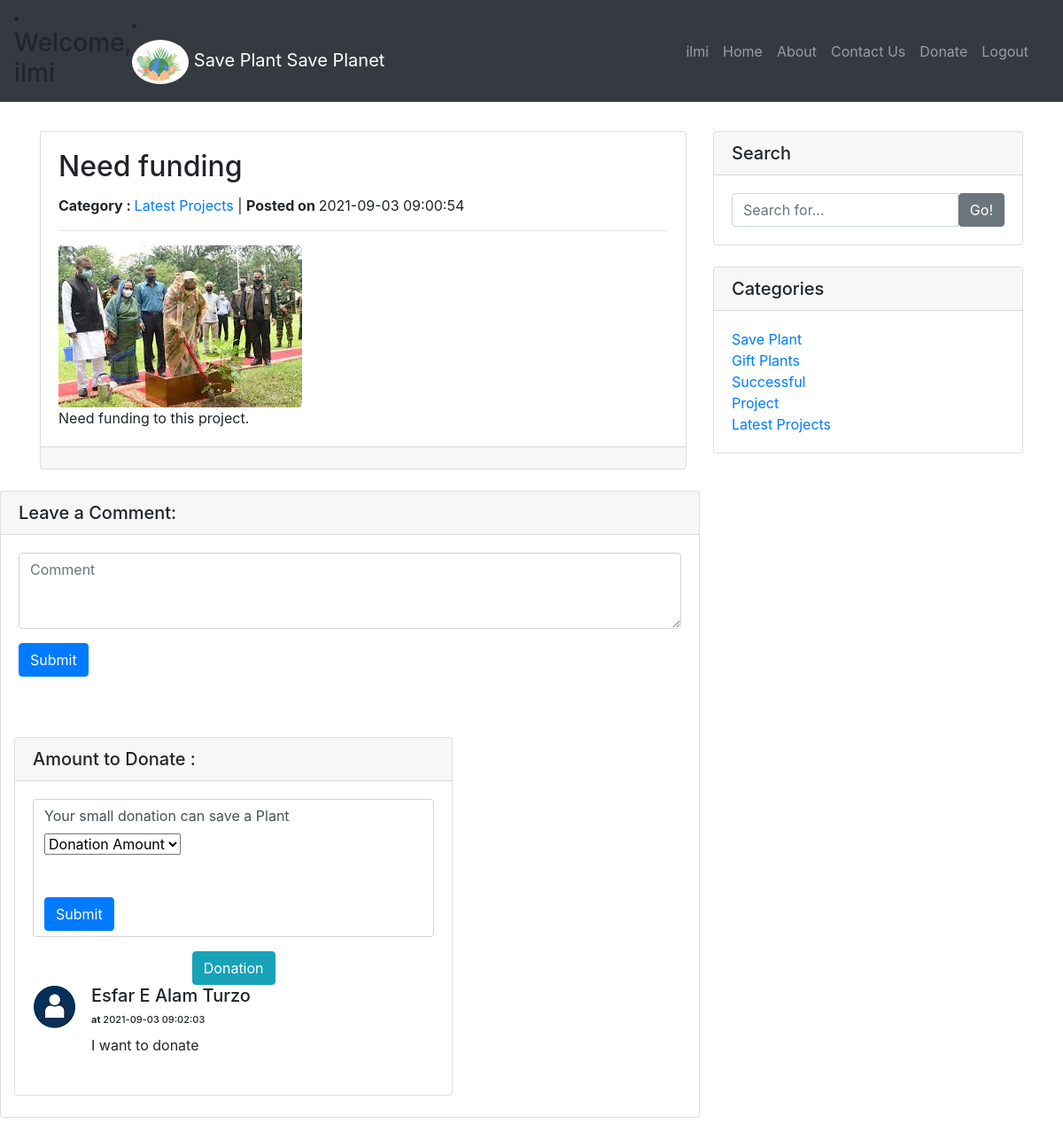
Screenshot of /views/news-details?nid=57 (signed in) with the database file from the repository.
### tables this page shows
CREATE TABLE `tblposts` (
  `id` int(11) NOT NULL,
  `PostTitle` longtext DEFAULT NULL,
  `CategoryId` int(11) DEFAULT NULL,
  `SubCategoryId` int(11) DEFAULT NULL,
  `PostDetails` longtext DEFAULT NULL,
  `PostingDate` timestamp NULL DEFAULT current_timestamp(),
  `UpdationDate` timestamp NULL DEFAULT NULL ON UPDATE current_timestamp(),
  `Is_Active` int(1) DEFAULT NULL,
  `PostUrl` mediumtext DEFAULT NULL,
  `PostImage` varchar(255) DEFAULT NULL
);

CREATE TABLE `tblcategory` (
  `id` int(11) NOT NULL,
  `CategoryName` varchar(200) DEFAULT NULL,
  `Description` mediumtext DEFAULT NULL,
  `PostingDate` timestamp NULL DEFAULT current_timestamp(),
  `UpdationDate` timestamp NULL DEFAULT NULL,
  `Is_Active` int(1) DEFAULT NULL
);

CREATE TABLE `tblcomments` (
  `id` int(11) NOT NULL,
  `postId` char(11) DEFAULT NULL,
  `name` varchar(120) DEFAULT NULL,
  `email` varchar(150) DEFAULT NULL,
  `comment` mediumtext DEFAULT NULL,
  `postingDate` timestamp NULL DEFAULT current_timestamp(),
  `status` int(1) DEFAULT NULL
);

### views/news-details.php (the view, shortened to what this page needs)
<?php include('../controllers/donatePosting.php');?>
<!DOCTYPE html>
<html lang="en">
  <head>
    <link href="vendor/bootstrap/css/bootstrap.min.css" rel="stylesheet">
    <link href="css/modern-business.css" rel="stylesheet">
  </head>
  <body>
   <?php include('includes/feedheader.php');?>
<br>
<br>
    <div class="container">
      <div class="row" style="margin-top: 4%">
        <div class="col-md-8">
<?php
$pid=intval($_GET['nid']);
 $query=mysqli_query($con,"select tblposts.PostTitle as posttitle,tblposts.PostImage,tblcategory.CategoryName as category,tblcategory.id as cid,tblsubcategory.Subcategory as subcategory,tblposts.PostDetails as postdetails,tblposts.PostingDate as postingdate,tblposts.PostUrl as url from tblposts left join tblcategory on tblcategory.id=tblposts.CategoryId left join  tblsubcategory on  tblsubcategory.SubCategoryId=tblposts.SubCategoryId where tblposts.id='$pid'");
while ($row=mysqli_fetch_array($query)) {
?>
          <div class="card mb-4">
            <div class="card-body">
              <h2 class="card-title"><?php echo htmlentities($row['posttitle']);?></h2>
              <p><b>Category : </b> <a href="category.php?catid=<?php echo htmlentities($row['cid'])?>"><?php echo htmlentities($row['category']);?></a> |
               <b> Posted on </b><?php echo htmlentities($row['postingdate']);?></p>
                <hr />
 <img class="img-fluid rounded" src="../admin/postimages/<?php echo htmlentities($row['PostImage']);?>" alt="<?php echo htmlentities($row['posttitle']);?>">
              <p class="card-text"><?php
$pt=$row['postdetails'];
              echo  (substr($pt,0));?></p>
            </div>
            <div class="card-footer text-muted">
            </div>
          </div>
<?php } ?>
        </div>
      <?php include('includes/sidebar.php');?>
<br>
<br>
 <div class="row" style="margin-top: -6%">
   <div class="col-md-8">
<div class="card my-4">
            <h5 class="card-header">Leave a Comment:</h5>
            <div class="card-body">
              <form name="Comment" method="post">
                <div class="form-group">
                  <textarea class="form-control" name="comment" rows="3" placeholder="Comment" required></textarea>
                </div>
                <button type="submit" class="btn btn-primary" name="submit">Submit</button>
              </form>
</div>
<br>
   <div class="col-md-8">
<div class="card my-4">
            <h5 class="card-header">Amount to Donate :</h5>
            <div class="card-body">
              <form name="donations" method="post">
                <div class="form-group">
                  <div class="form-control" name="amount" required>
                                <label for="">Your small donation can save a Plant</label>
                                <br>
                                <select name="amount" >
                                    <option value="">Donation Amount</option>
                                </select>
                                <br>
                                <br>
                                <br>
                <button id="hello" style = "text-align: left" type="submit" class="btn btn-primary" name="submit">Submit</button>
              </form>
              </div>
</div>
<div class="wrapper">
           <a href = "creditCard" type="submit"  class="btn btn-info" name="submit">Donation</a>
          </div>
 <?php
 $sts=1;
 $query=mysqli_query($con,"select name,comment,postingDate from  tblcomments where postId='$pid' and status='$sts'");
while ($row=mysqli_fetch_array($query)) {
?>
<div class="media mb-4">
            <img class="d-flex mr-3 rounded-circle" src="images/usericon.png" alt="">
            <div class="media-body">
              <h5 class="mt-0"><?php echo htmlentities($row['name']);?> <br />
                  <span style="font-size:11px;"><b>at</b> <?php echo htmlentities($row['postingDate']);?></span>
            </h5>
             <?php echo htmlentities($row['comment']);?>            </div>
          </div>
<?php } ?>
        </div>
      </div>
    </div>
</div>
  </body>
</html>

### views/includes/feedheader.php
<nav class="navbar fixed-top navbar-expand-lg navbar-dark bg-dark fixed-top">
        <li class="nav-item">
        <h3 id="nav-link">
        Welcome, <?php if(isset($_SESSION['usersId'])){
        echo explode(" ", $_SESSION['usersName'])[0];
        }else
        {
        header("location: home.php");
        }
        ?>
        </h3>
        </li>
        <?php
        $name =  $_SESSION['usersName'];
        ?>
        <li class="nav-item">
        <a class="navbar-brand" href="index.php"><img src="images/logo.jpg" height="50" alt="AvatarS" class="img-circle user-img"> <href="home.php"> Save Plant Save Planet</a>
       </li>
      <div class="container">
        <div class="collapse navbar-collapse" id="navbarResponsive">
        <ul class="navbar-nav ml-auto">
            <li class="nav-item">
              <a class="nav-link" href="userProfile"><?php echo "$name" ?> </a>
            </li>
            <li class="nav-item">
              <a class="nav-link" href="index">Home</a>
            </li>
            <li class="nav-item">
              <a class="nav-link" href="aboutUs">About</a>
            </li>
            <li class="nav-item">
              <a class="nav-link" href="contactUs">Contact Us</a>
            </li>
            <li class="nav-item">
              <a class="nav-link" href="creditCard">Donate</a>
            </li>
<li>
  <a class="nav-link" a href="../controllers/Users.php?q=logout">Logout</a>
</li>
          </ul>
        </div>
      </div>
    </nav>

### views/includes/sidebar.php (shortened to what this page needs)
  <div class="col-md-4">
          <div class="card mb-4">
            <h5 class="card-header">Search</h5>
            <div class="card-body">
                   <form name="search" action="search.php" method="post">
              <div class="input-group">
        <input type="text" name="searchtitle" class="form-control" placeholder="Search for..." required>
                <span class="input-group-btn">
                  <button class="btn btn-secondary" type="submit">Go!</button>
                </span>
              </form>
              </div>
            </div>
          </div>
          <div class="card my-4">
            <h5 class="card-header">Categories</h5>
            <div class="card-body">
              <div class="row">
                <div class="col-lg-6">
                  <ul class="list-unstyled mb-0">
<?php $query=mysqli_query($con,"select id,CategoryName from tblcategory");
while($row=mysqli_fetch_array($query))
{
?>
                    <li>
                      <a href="category.php?catid=<?php echo htmlentities($row['id'])?>"><?php echo htmlentities($row['CategoryName']);?></a>
                    </li>
<?php } ?>
                  </ul>
                </div>
              </div>
            </div>
          </div>
            </div>
          </div>

### views/css/modern-business.css (style rules this page uses)
body { padding-top: 54px; }
@media (min-width: 992px) { body { padding-top: 56px; } }
.user-img { border-radius: 50%; }
.wrapper { text-align: center; }

### rows the page displays
tblposts: PostTitle "Need funding", CategoryId.CategoryName "Latest Projects", PostingDate "2021-09-03 09:00:54", PostImage (picture), PostDetails "Need funding to this project."
tblcategory: CategoryName "Save Plant"
tblcategory: CategoryName "Gift Plants"
tblcategory: CategoryName "Successful Project"
tblcategory: CategoryName "Latest Projects"
tblcomments: name "Esfar E Alam Turzo", postingDate "2021-09-03 09:02:03", comment "I want to donate"

### other values shown
explode(" ", $_SESSION['usersName'])[0] "ilmi"
$name "ilmi"
